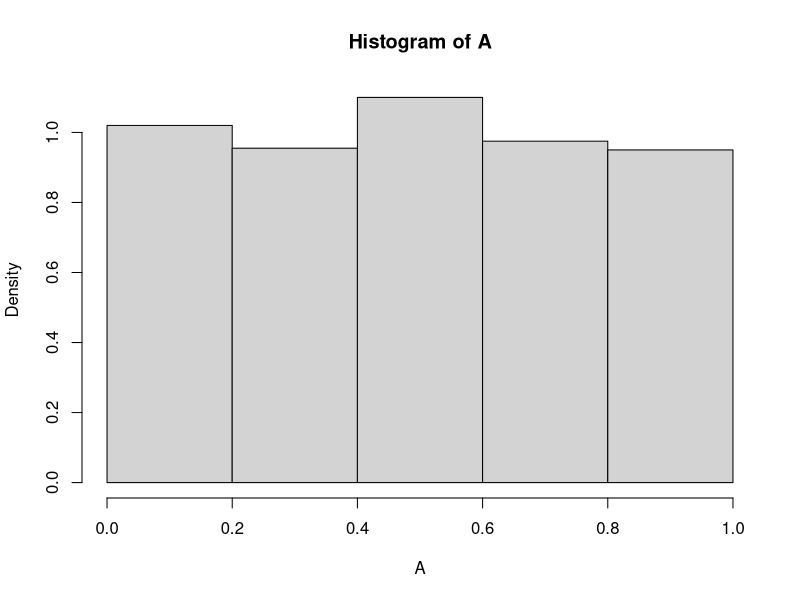

Write the R code that produced this figure. (Note: this script raises an error after producing the figure.)
# Title     : Class 1
# Objective : TODO
# Created by: carloscaro
# Created on: 2020-11-04

A = runif(1000)
H = hist(A, breaks = c(0,0.2,0.4,0.6,0.8,1), freq = FALSE)
H$counts
max(A)
min(A)
# The area in the density is always equal to 1
# The density histogram allows us to identify the family distribution

# Loading datasets
H1 <- hist(data1.txt, freq = FALSE)
